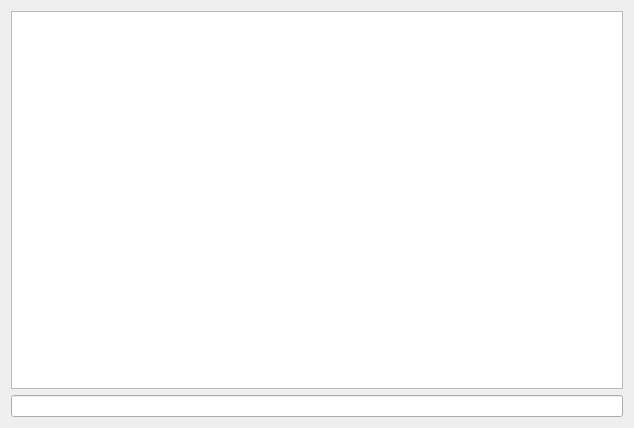
<?xml version="1.0" encoding="UTF-8"?>
<ui version="4.0">
 <class>MainWindow</class>
 <widget class="QMainWindow" name="MainWindow">
  <property name="geometry">
   <rect>
    <x>0</x>
    <y>0</y>
    <width>634</width>
    <height>428</height>
   </rect>
  </property>
  <property name="windowTitle">
   <string>Aequatio</string>
  </property>
  <widget class="QWidget" name="centralWidget">
   <layout class="QVBoxLayout" name="verticalLayout">
    <item>
     <widget class="QTextEdit" name="consoleEdit">
      <property name="readOnly">
       <bool>true</bool>
      </property>
     </widget>
    </item>
    <item>
     <widget class="QLineEdit" name="commandEdit"/>
    </item>
   </layout>
  </widget>
  <widget class="QMenuBar" name="menuBar">
   <property name="geometry">
    <rect>
     <x>0</x>
     <y>0</y>
     <width>634</width>
     <height>21</height>
    </rect>
   </property>
  </widget>
 </widget>
 <layoutdefault spacing="6" margin="11"/>
 <resources/>
 <connections/>
</ui>
